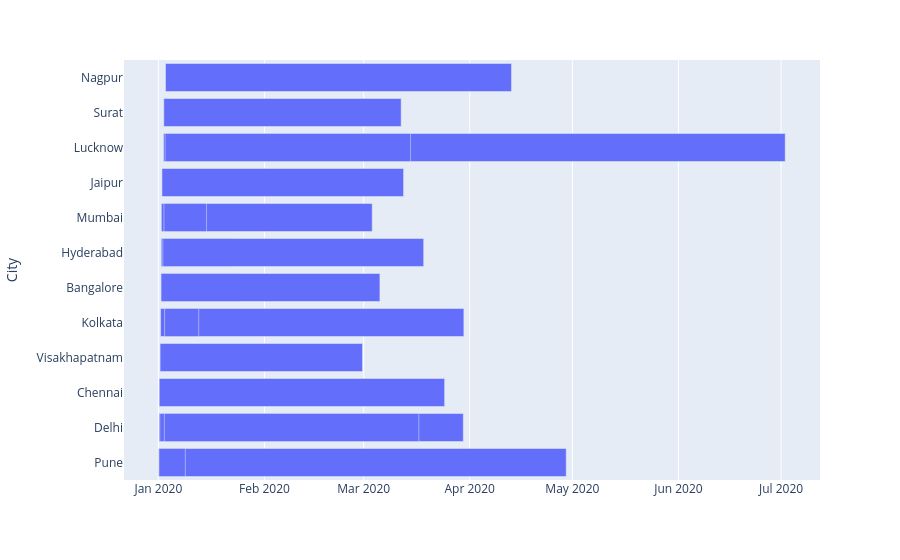

Notebook code cell kept with this figure:
### Code cell
gantt = df.dropna(subset=['Date Case Closed']).head(20)

fig = px.timeline(gantt,
                  x_start="Date of Occurrence",
                  x_end="Date Case Closed",
                  y="City")
fig.show()

### Figure 1 — Plotly figure (JSON) as saved in the notebook; plotly's stock layout.template omitted (floating-point values rounded to 4 significant figures)
{"data": [{"base": ["2020-01-01T03:00:00.000000", "2020-01-01T04:00:00.000000", "2020-01-01T05:00:00.000000", "2020-01-01T06:00:00.000000", "2020-01-01T10:00:00.000000", "2020-01-01T12:00:00.000000", "2020-01-01T15:00:00.000000", "2020-01-01T18:00:00.000000", "2020-01-01T19:00:00.000000", "2020-01-01T20:00:00.000000", "2020-01-01T21:00:00.000000", "2020-01-02T01:00:00.000000", "2020-01-02T07:00:00.000000", "2020-01-02T12:00:00.000000", "2020-01-02T14:00:00.000000", "2020-01-02T15:00:00.000000", "2020-01-02T18:00:00.000000", "2020-01-02T20:00:00.000000", "2020-01-02T23:00:00.000000", "2020-01-03T02:00:00.000000"], "hovertemplate": "Date of Occurrence=%{base}<br>Date Case Closed=%{x}<br>City=%{y}<extra></extra>", "legendgroup": "", "marker": {"color": "#636efa", "pattern": {"shape": ""}}, "name": "", "orientation": "h", "showlegend": false, "textposition": "auto", "type": "bar", "x": [10288800000, 666000000, 7682400000, 7207200000, 2689200000, 5112000000, 7660800000, 1994400000, 5526000000, 1821600000, 5324400000, 6102000000, 6588000000, 15699600000, 5994000000, 1076400000, 6426000000, 860400000, 6199200000, 8737200000], "xaxis": "x", "y": ["Pune", "Pune", "Delhi", "Chennai", "Delhi", "Visakhapatnam", "Kolkata", "Bangalore", "Bangalore", "Hyderabad", "Mumbai", "Jaipur", "Hyderabad", "Lucknow", "Surat", "Mumbai", "Delhi", "Kolkata", "Lucknow", "Nagpur"], "yaxis": "y"}], "layout": {"barmode": "overlay", "legend": {"tracegroupgap": 0}, "margin": {"t": 60}, "xaxis": {"anchor": "y", "domain": [0, 1], "type": "date"}, "yaxis": {"anchor": "x", "domain": [0, 1], "title": {"text": "City"}}}}
